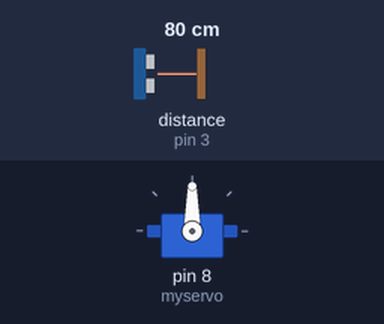
A sketch run on a simulated Arduino Uno, built with avr-gcc and run on an emulated ATmega328P. Shown: servo. Inputs (shaded band) come from the test bench; at power-on: distance to the obstacle (sensor on pin 3) 80 cm.

Above: at 1.2 s.
1.3 s: distance to the obstacle (sensor on pin 3) set to 34 cm
2.8 s: distance to the obstacle (sensor on pin 3) set to 28 cm
At 4.6 s:
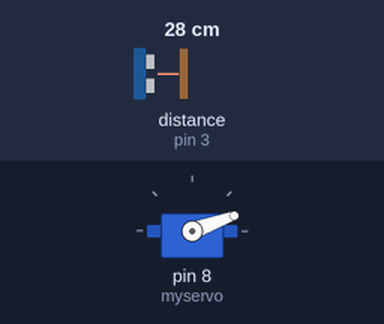
5.8 s: distance to the obstacle (sensor on pin 3) set to 35 cm
At 6.4 s:
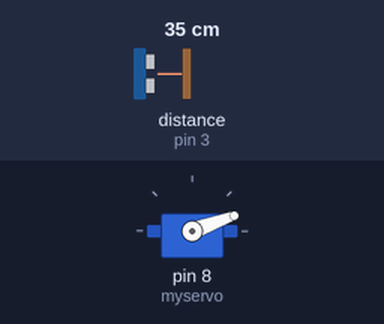
7.4 s: distance to the obstacle (sensor on pin 3) set to 2 cm
At 8.2 s:
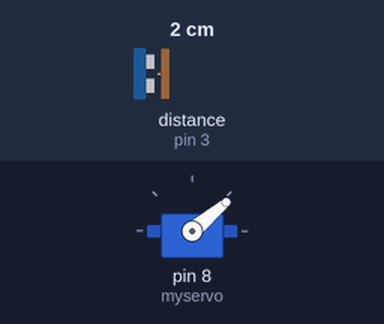
Timing chart, 0 to 11.4 s (numbered marks = the images above; inputs shaded):
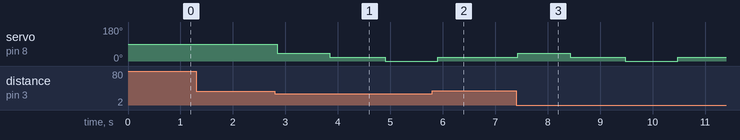

Measured:
- the behaviour switches between 31 and 30 cm on distance to the obstacle (sensor on pin 3) (found by bisection; images 0 and 1)
- after the input at 1.3 s, every drawn part: stays the same
- after the input at 2.8 s, servo on pin 8 (myservo): 90° → 40° after 0.05 s, → 20° 1.0 s later, → 0° 1.1 s later
- after the input at 5.8 s, servo on pin 8 (myservo): goes on until 5.9 s, then stays 20°
- after the input at 7.4 s, servo on pin 8 (myservo): 20° → 40° at once, → 20° 1.0 s later, → 0° 1.1 s later, → 20° 1.0 s later

The sketch:

Automatic_Switcher.ino
```cpp
#include <Servo.h>
#include <HCSR04.h>

Servo myservo;
UltraSonicDistanceSensor distanceSensor(2, 3);

#define duz 20
#define acik 0
#define kapali 40

int mes;
int son = 1;

void setup() {
  Serial.begin(9600);
  myservo.attach(8);
}

void loop() {
  delay(50);
  mes = (distanceSensor.measureDistanceCm());
  if(mes <= 30){
    if(son == 0){
     ac();
    }
    if(son == 1){
      kapa();
    }
    switch (son){
    case 1:
    son = 0;
    break;
    case 0:
    son = 1;
    break;
    }
   delay(1000);
  }
}

void ac(){
  myservo.write(acik);
  delay(1000);
  myservo.write(duz);
}

void kapa(){
  myservo.write(kapali);
  delay(1000);
  myservo.write(duz);
}
```
